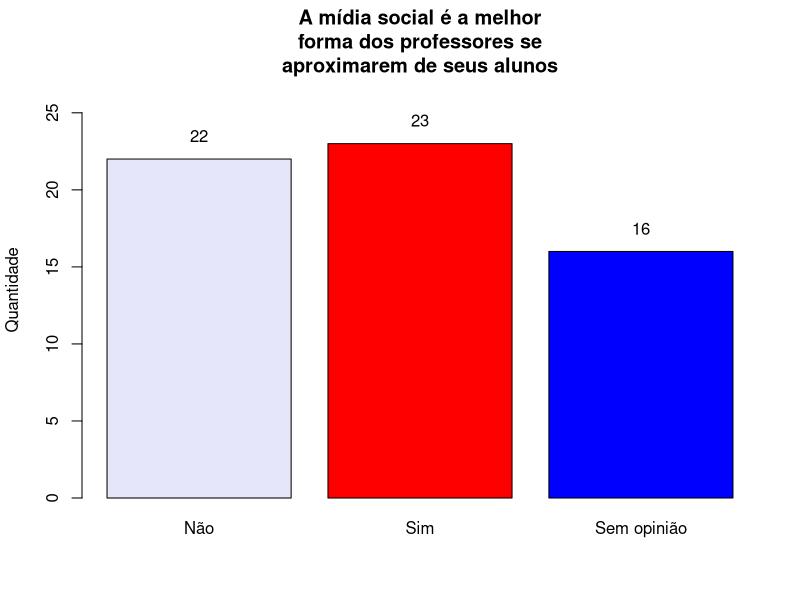
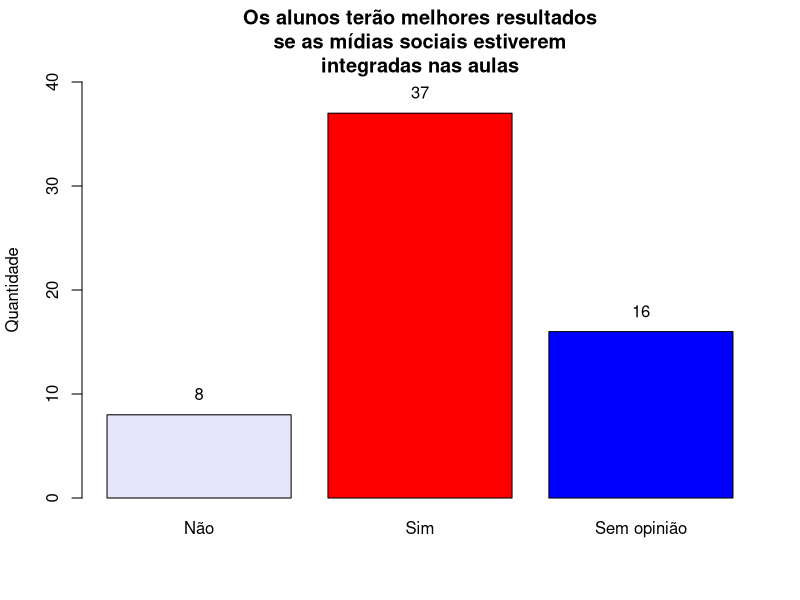
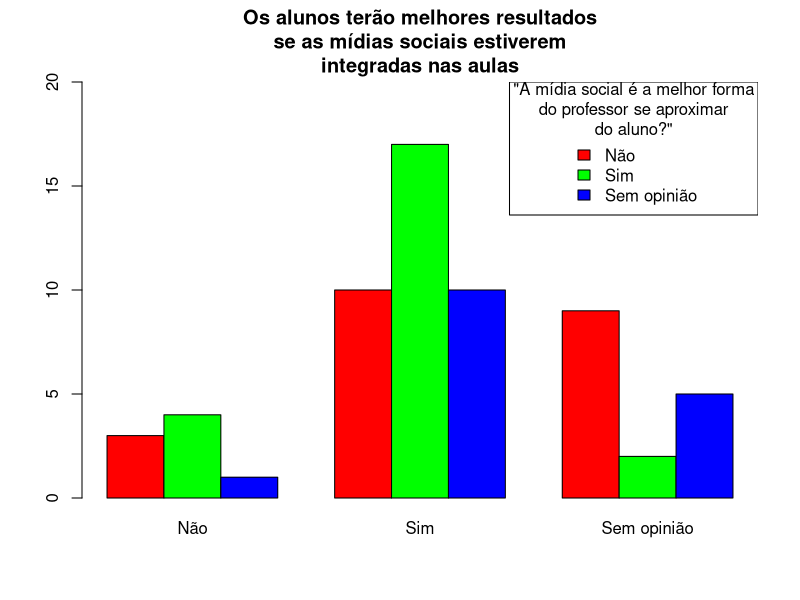

Reproduce these figures in R, in order.
library(readxl)
# Carrega os dados da planilha em um dataframe
df <- read_excel("dados/umses_graduacao_2018_vtidy.xlsx")

# Lê apenas os dados pertinentes à questão "A mídia social é a melhor 
# forma dos professores se aproximarem de seus alunos"
profchegaal <- table(df$profchegaal)

# Abre arquivo profchegaal.jpeg para escrita
jpeg('graficos/profchegaal.jpeg')
# Plota o gráfico
ylab = barplot(profchegaal, 
               names.arg = c('Não', 'Sim', 'Sem opinião'), 
               col = c("lavender", "red", "blue"), 
               ylab = "Quantidade", 
               ylim = c(0, 27), 
               main = "A mídia social é a melhor\nforma dos professores se\naproximarem de seus alunos")
# Escreve os valores acima de suas respectivas barras
text(ylab, profchegaal+1.5, profchegaal)
# Fecha o arquivo .jpeg
dev.off()


# Lê os dados pertinentes à questão "Os alunos terão melhores resultados
# se as mídias sociais estiverem integradas nas aulas"
melhoraresul <- table(df$melhoraresul)
jpeg('graficos/melhoraresul.jpeg')
ylab = barplot(melhoraresul,
               names.arg = c("Não", "Sim", "Sem opinião"),
               col = c("lavender", "red", "blue"),
               ylab = "Quantidade", 
               ylim = c(0, 40),
               main = "Os alunos terão melhores resultados\nse as mídias sociais estiverem\nintegradas nas aulas")
text(ylab, melhoraresul+2, melhoraresul)
dev.off()

# Cria um dataframe para relacionar os dados anteriores
graf4 <- data.frame(df$profchegaal, df$melhoraresul)
# Criar vetores com as labels
labelprofchegaal <- c("Não", "Sim", "Sem opinião")
labelmelhoraresul <- c("Não", "Sim", "Sem opinião")
jpeg('graficos/graf4.jpeg')
plot <- barplot(table(graf4), 
                beside = TRUE,
                names.arg = labelmelhoraresul,
                col = rainbow(3),
                ylim = c(0,20),
                main ="Os alunos terão melhores resultados\nse as mídias sociais estiverem\nintegradas nas aulas")
# Criar uma legenda para o gráfico
legend("topright", labelprofchegaal, fill = rainbow(3), title = "\"A mídia social é a melhor forma\ndo professor se aproximar\ndo aluno?\"")
dev.off()
  
